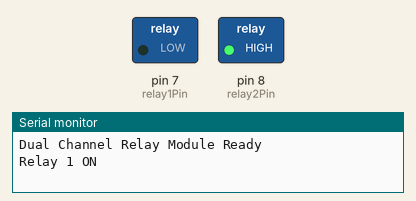
This sketch was run on a simulated Arduino Uno, built with avr-gcc and run on an emulated ATmega328P. Shown: switched loads named in the sketch (green lamp = pin HIGH), the last lines printed to the serial monitor.

Above: at 1.0 s.
At 4.0 s:
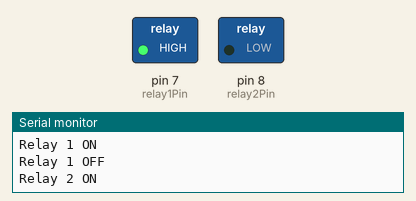
At 7.0 s:
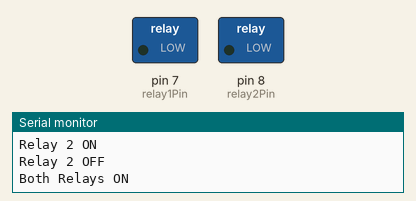
At 9.0 s:
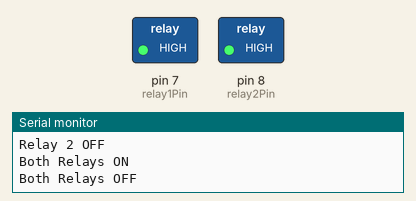
Timing chart, 0 to 13.0 s (numbered marks = the images above):
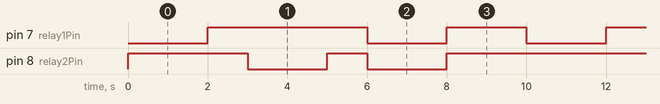

Measured:
- by itself, pin 7 (relay1Pin): repeats every 10.0 s: LOW 2.0 s, HIGH 2.0 s, LOW 2.0 s, HIGH 4.0 s
- by itself, pin 8 (relay2Pin): repeats every 10.0 s: HIGH 1.0 s, LOW 2.0 s, HIGH 5.0 s, LOW 2.0 s
- by itself, everything shown: repeats every 10.0 s, in 6 steps

The sketch:

5v_dual_channel_relay.ino
```cpp
// 5V Dual Channel Relay Module with Arduino
// Define relay control pins
const int relay1Pin = 7;  // IN1 connected to digital pin 7
const int relay2Pin = 8;  // IN2 connected to digital pin 8

void setup() {
  // Initialize serial communication
  Serial.begin(9600);

  // Set relay pins as outputs
  pinMode(relay1Pin, OUTPUT);
  pinMode(relay2Pin, OUTPUT);

  // Initialize relays as OFF (HIGH = OFF for most relay modules)
  digitalWrite(relay1Pin, HIGH);
  digitalWrite(relay2Pin, HIGH);

  Serial.println("Dual Channel Relay Module Ready");
}

void loop() {
  // Turn on Relay 1
  Serial.println("Relay 1 ON");
  digitalWrite(relay1Pin, LOW);  // LOW = ON for most relay modules
  delay(2000);

  // Turn off Relay 1
  Serial.println("Relay 1 OFF");
  digitalWrite(relay1Pin, HIGH); // HIGH = OFF for most relay modules
  delay(1000);

  // Turn on Relay 2
  Serial.println("Relay 2 ON");
  digitalWrite(relay2Pin, LOW);
  delay(2000);

  // Turn off Relay 2
  Serial.println("Relay 2 OFF");
  digitalWrite(relay2Pin, HIGH);
  delay(1000);

  // Turn on both relays
  Serial.println("Both Relays ON");
  digitalWrite(relay1Pin, LOW);
  digitalWrite(relay2Pin, LOW);
  delay(2000);

  // Turn off both relays
  Serial.println("Both Relays OFF");
  digitalWrite(relay1Pin, HIGH);
  digitalWrite(relay2Pin, HIGH);
  delay(2000);
}
```
